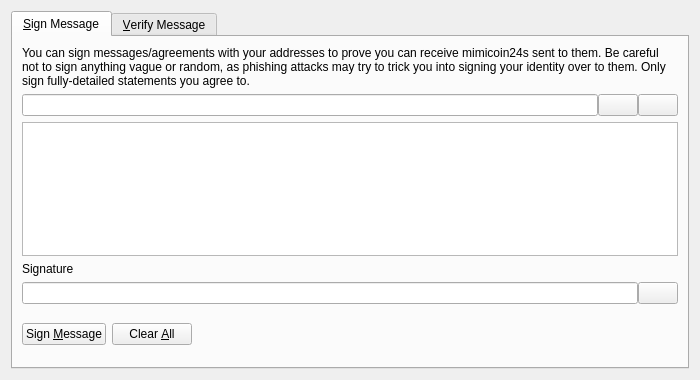
<?xml version="1.0" encoding="UTF-8"?>
<ui version="4.0">
 <class>SignVerifyMessageDialog</class>
 <widget class="QDialog" name="SignVerifyMessageDialog">
  <property name="geometry">
   <rect>
    <x>0</x>
    <y>0</y>
    <width>700</width>
    <height>380</height>
   </rect>
  </property>
  <property name="windowTitle">
   <string>Signatures - Sign / Verify a Message</string>
  </property>
  <property name="modal">
   <bool>true</bool>
  </property>
  <layout class="QVBoxLayout" name="verticalLayout">
   <item>
    <widget class="QTabWidget" name="tabWidget">
     <property name="currentIndex">
      <number>0</number>
     </property>
     <widget class="QWidget" name="tabSignMessage">
      <attribute name="title">
       <string>&amp;Sign Message</string>
      </attribute>
      <layout class="QVBoxLayout" name="verticalLayout_SM">
       <item>
        <widget class="QLabel" name="infoLabel_SM">
         <property name="text">
          <string>You can sign messages/agreements with your addresses to prove you can receive mimicoin24s sent to them. Be careful not to sign anything vague or random, as phishing attacks may try to trick you into signing your identity over to them. Only sign fully-detailed statements you agree to.</string>
         </property>
         <property name="textFormat">
          <enum>Qt::PlainText</enum>
         </property>
         <property name="wordWrap">
          <bool>true</bool>
         </property>
        </widget>
       </item>
       <item>
        <layout class="QHBoxLayout" name="horizontalLayout_1_SM">
         <property name="spacing">
          <number>0</number>
         </property>
         <item>
          <widget class="QValidatedLineEdit" name="addressIn_SM">
           <property name="toolTip">
            <string>The Mimicoin24 address to sign the message with</string>
           </property>
          </widget>
         </item>
         <item>
          <widget class="QPushButton" name="addressBookButton_SM">
           <property name="toolTip">
            <string>Choose previously used address</string>
           </property>
           <property name="text">
            <string/>
           </property>
           <property name="icon">
            <iconset resource="../bitcoin.qrc">
             <normaloff>:/icons/address-book</normaloff>:/icons/address-book</iconset>
           </property>
           <property name="shortcut">
            <string>Alt+A</string>
           </property>
           <property name="autoDefault">
            <bool>false</bool>
           </property>
          </widget>
         </item>
         <item>
          <widget class="QPushButton" name="pasteButton_SM">
           <property name="toolTip">
            <string>Paste address from clipboard</string>
           </property>
           <property name="text">
            <string/>
           </property>
           <property name="icon">
            <iconset resource="../bitcoin.qrc">
             <normaloff>:/icons/editpaste</normaloff>:/icons/editpaste</iconset>
           </property>
           <property name="shortcut">
            <string>Alt+P</string>
           </property>
           <property name="autoDefault">
            <bool>false</bool>
           </property>
          </widget>
         </item>
        </layout>
       </item>
       <item>
        <widget class="QPlainTextEdit" name="messageIn_SM">
         <property name="toolTip">
          <string>Enter the message you want to sign here</string>
         </property>
        </widget>
       </item>
       <item>
        <widget class="QLabel" name="signatureLabel_SM">
         <property name="text">
          <string>Signature</string>
         </property>
         <property name="textFormat">
          <enum>Qt::PlainText</enum>
         </property>
        </widget>
       </item>
       <item>
        <layout class="QHBoxLayout" name="horizontalLayout_2_SM">
         <property name="spacing">
          <number>0</number>
         </property>
         <item>
          <widget class="QLineEdit" name="signatureOut_SM">
           <property name="font">
            <font>
             <italic>true</italic>
            </font>
           </property>
           <property name="readOnly">
            <bool>true</bool>
           </property>
          </widget>
         </item>
         <item>
          <widget class="QPushButton" name="copySignatureButton_SM">
           <property name="toolTip">
            <string>Copy the current signature to the system clipboard</string>
           </property>
           <property name="text">
            <string/>
           </property>
           <property name="icon">
            <iconset resource="../bitcoin.qrc">
             <normaloff>:/icons/editcopy</normaloff>:/icons/editcopy</iconset>
           </property>
           <property name="autoDefault">
            <bool>false</bool>
           </property>
          </widget>
         </item>
        </layout>
       </item>
       <item>
        <layout class="QHBoxLayout" name="horizontalLayout_3_SM">
         <item>
          <widget class="QPushButton" name="signMessageButton_SM">
           <property name="toolTip">
            <string>Sign the message to prove you own this Mimicoin24 address</string>
           </property>
           <property name="text">
            <string>Sign &amp;Message</string>
           </property>
           <property name="icon">
            <iconset resource="../bitcoin.qrc">
             <normaloff>:/icons/edit</normaloff>:/icons/edit</iconset>
           </property>
           <property name="autoDefault">
            <bool>false</bool>
           </property>
          </widget>
         </item>
         <item>
          <widget class="QPushButton" name="clearButton_SM">
           <property name="toolTip">
            <string>Reset all sign message fields</string>
           </property>
           <property name="text">
            <string>Clear &amp;All</string>
           </property>
           <property name="icon">
            <iconset resource="../bitcoin.qrc">
             <normaloff>:/icons/remove</normaloff>:/icons/remove</iconset>
           </property>
           <property name="autoDefault">
            <bool>false</bool>
           </property>
          </widget>
         </item>
         <item>
          <spacer name="horizontalSpacer_1_SM">
           <property name="orientation">
            <enum>Qt::Horizontal</enum>
           </property>
           <property name="sizeHint" stdset="0">
            <size>
             <width>40</width>
             <height>48</height>
            </size>
           </property>
          </spacer>
         </item>
         <item>
          <widget class="QLabel" name="statusLabel_SM">
           <property name="font">
            <font>
             <weight>75</weight>
             <bold>true</bold>
            </font>
           </property>
           <property name="text">
            <string/>
           </property>
           <property name="wordWrap">
            <bool>true</bool>
           </property>
          </widget>
         </item>
         <item>
          <spacer name="horizontalSpacer_2_SM">
           <property name="orientation">
            <enum>Qt::Horizontal</enum>
           </property>
           <property name="sizeHint" stdset="0">
            <size>
             <width>40</width>
             <height>48</height>
            </size>
           </property>
          </spacer>
         </item>
        </layout>
       </item>
      </layout>
     </widget>
     <widget class="QWidget" name="tabVerifyMessage">
      <attribute name="title">
       <string>&amp;Verify Message</string>
      </attribute>
      <layout class="QVBoxLayout" name="verticalLayout_VM">
       <item>
        <widget class="QLabel" name="infoLabel_VM">
         <property name="text">
          <string>Enter the receiver's address, message (ensure you copy line breaks, spaces, tabs, etc. exactly) and signature below to verify the message. Be careful not to read more into the signature than what is in the signed message itself, to avoid being tricked by a man-in-the-middle attack. Note that this only proves the signing party receives with the address, it cannot prove sendership of any transaction!</string>
         </property>
         <property name="textFormat">
          <enum>Qt::PlainText</enum>
         </property>
         <property name="alignment">
          <set>Qt::AlignLeading|Qt::AlignLeft|Qt::AlignTop</set>
         </property>
         <property name="wordWrap">
          <bool>true</bool>
         </property>
        </widget>
       </item>
       <item>
        <layout class="QHBoxLayout" name="horizontalLayout_1_VM">
         <property name="spacing">
          <number>0</number>
         </property>
         <item>
          <widget class="QValidatedLineEdit" name="addressIn_VM">
           <property name="toolTip">
            <string>The Mimicoin24 address the message was signed with</string>
           </property>
          </widget>
         </item>
         <item>
          <widget class="QPushButton" name="addressBookButton_VM">
           <property name="toolTip">
            <string>Choose previously used address</string>
           </property>
           <property name="text">
            <string/>
           </property>
           <property name="icon">
            <iconset resource="../bitcoin.qrc">
             <normaloff>:/icons/address-book</normaloff>:/icons/address-book</iconset>
           </property>
           <property name="shortcut">
            <string>Alt+A</string>
           </property>
           <property name="autoDefault">
            <bool>false</bool>
           </property>
          </widget>
         </item>
        </layout>
       </item>
       <item>
        <widget class="QPlainTextEdit" name="messageIn_VM"/>
       </item>
       <item>
        <widget class="QValidatedLineEdit" name="signatureIn_VM"/>
       </item>
       <item>
        <layout class="QHBoxLayout" name="horizontalLayout_2_VM">
         <item>
          <widget class="QPushButton" name="verifyMessageButton_VM">
           <property name="toolTip">
            <string>Verify the message to ensure it was signed with the specified Mimicoin24 address</string>
           </property>
           <property name="text">
            <string>Verify &amp;Message</string>
           </property>
           <property name="icon">
            <iconset resource="../bitcoin.qrc">
             <normaloff>:/icons/transaction_0</normaloff>:/icons/transaction_0</iconset>
           </property>
           <property name="autoDefault">
            <bool>false</bool>
           </property>
          </widget>
         </item>
         <item>
          <widget class="QPushButton" name="clearButton_VM">
           <property name="toolTip">
            <string>Reset all verify message fields</string>
           </property>
           <property name="text">
            <string>Clear &amp;All</string>
           </property>
           <property name="icon">
            <iconset resource="../bitcoin.qrc">
             <normaloff>:/icons/remove</normaloff>:/icons/remove</iconset>
           </property>
           <property name="autoDefault">
            <bool>false</bool>
           </property>
          </widget>
         </item>
         <item>
          <spacer name="horizontalSpacer_1_VM">
           <property name="orientation">
            <enum>Qt::Horizontal</enum>
           </property>
           <property name="sizeHint" stdset="0">
            <size>
             <width>40</width>
             <height>48</height>
            </size>
           </property>
          </spacer>
         </item>
         <item>
          <widget class="QLabel" name="statusLabel_VM">
           <property name="font">
            <font>
             <weight>75</weight>
             <bold>true</bold>
            </font>
           </property>
           <property name="text">
            <string/>
           </property>
           <property name="wordWrap">
            <bool>true</bool>
           </property>
          </widget>
         </item>
         <item>
          <spacer name="horizontalSpacer_2_VM">
           <property name="orientation">
            <enum>Qt::Horizontal</enum>
           </property>
           <property name="sizeHint" stdset="0">
            <size>
             <width>40</width>
             <height>48</height>
            </size>
           </property>
          </spacer>
         </item>
        </layout>
       </item>
      </layout>
     </widget>
    </widget>
   </item>
  </layout>
 </widget>
 <customwidgets>
  <customwidget>
   <class>QValidatedLineEdit</class>
   <extends>QLineEdit</extends>
   <header>qvalidatedlineedit.h</header>
  </customwidget>
 </customwidgets>
 <resources>
  <include location="../bitcoin.qrc"/>
 </resources>
 <connections/>
</ui>
